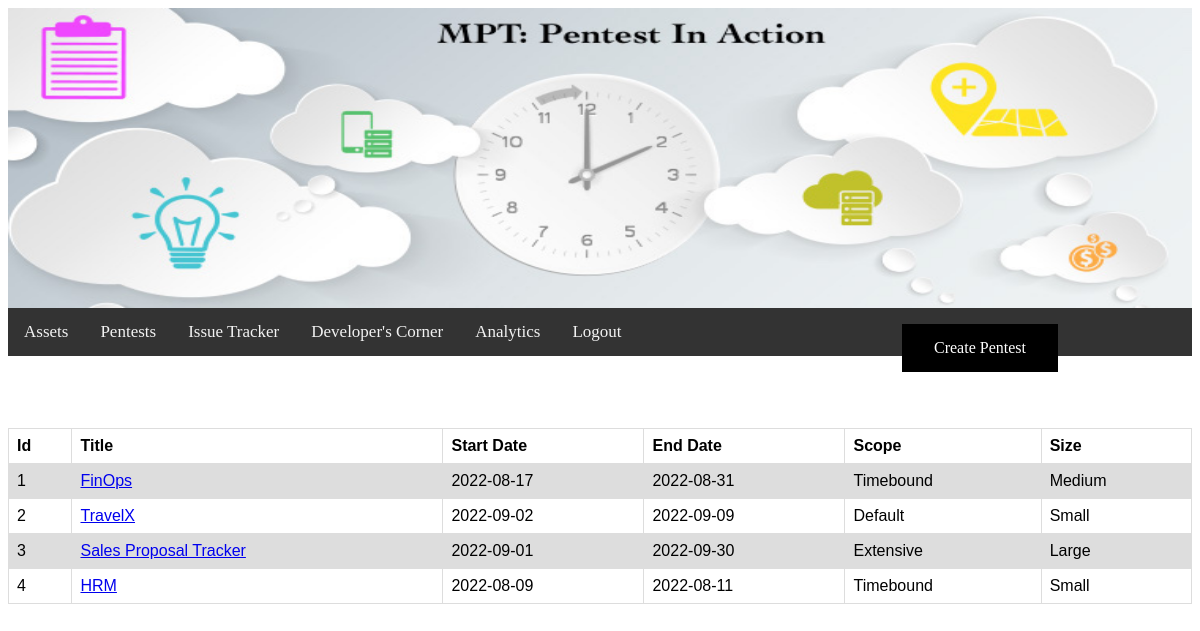
Page /pentest.php (signed in) on the committed database.
### tables this page shows
CREATE TABLE `pentest` (
  `id` int(11) NOT NULL,
  `assetname` text NOT NULL,
  `targets` longtext NOT NULL,
  `type` text NOT NULL,
  `focus` text NOT NULL,
  `creds` text NOT NULL,
  `roles` text NOT NULL,
  `notes` longtext NOT NULL,
  `tech` text NOT NULL,
  `env` text NOT NULL,
  `whitelisting` text NOT NULL,
  `sens` text NOT NULL,
  `startdate` date NOT NULL,
  `enddate` date NOT NULL,
  `scope` text NOT NULL,
  `size` text NOT NULL
);

### pentest.php (the view, shortened to what this page needs)
<?php
   include('config.php');
$query = "select assetname,startdate,enddate,scope,size from pentest";
$prepared = $db->prepare($query);
$prepared->execute();
$result = $prepared->get_result();
?>
<html>
   <head>
	<img src="header.jpg" style="width:100%;height:300px;">
   </head>
</head>
   <body>
	  <div class="navbar">
  <a href="assets.php">Assets</a>
	<a href="pentest.php">Pentests</a>
     <a href="tracker.php">Issue Tracker</a>
  <a href="devloper.php">Developer's Corner</a>
   <a href="analytics.php">Analytics</a>
   <a href="logout.php">Logout</a>
	</div>
 <br/> <br/> <br/><br/>
<a href="createpentest.php" class="button button1">Create Pentest</a>
     <table>
  <tr>
   <th>Id</th>
    <th>Title</th>
    <th>Start Date</th>
    <th>End Date</th>
    <th>Scope</th>
    <th>Size</th>
 </tr>
  <?php
  if ($result->num_rows > 0){
   $sn=1;
   while($data = $result->fetch_assoc())
   { ?>
  <tr>
    <td><?php echo $sn; ?></td>
    <td onclick="location.href='./pentestinfo.php?title=<?php echo $data['assetname']; ?>'"><a href="./pentestinfo.php?title=<?php echo $data['assetname']; ?>"><?php echo $data['assetname']; ?></a></td>
   <td><?php echo $data['startdate']; ?></td>
    <td><?php echo $data['enddate']; ?></td>
     <td><?php echo $data['scope']; ?></td>
     <td><?php echo $data['size']; ?></td>
      </tr>
      <?php
      $sn++;}
   } else {
      ?>
     <td colspan="8">No data found</td>
    </tr>
 <?php } ?>
</table>
</body>
</html>

### pentest.php (style rules this page uses)
.navbar a { float: left; display: block; color: #f2f2f2; text-align: center; padding: 14px 16px; text-decoration: none; font-size: 17px; }
.navbar { overflow: hidden; background-color: #333; top: 0; width: 100%; }
.button { border: snow; color: white; padding: 15px 32px; text-align: center; text-decoration: none; display: inline-block; font-size: 16px; margin: 4px 2px; cursor: pointer; top: 40%; left: 75%; position: absolute; }
.button1 { background-color: black; }
table { font-family: arial, sans-serif; border-collapse: collapse; width: 100%; }
td, th { border: 1px solid #dddddd; text-align: left; padding: 8px; }
tr:nth-child(even) { background-color: #dddddd; }

### rows in the picture
pentest: assetname "FinOps", startdate "2022-08-17", enddate "2022-08-31", scope "Timebound", size "Medium"
pentest: assetname "TravelX", startdate "2022-09-02", enddate "2022-09-09", scope "Default", size "Small"
pentest: assetname "Sales Proposal Tracker", startdate "2022-09-01", enddate "2022-09-30", scope "Extensive", size "Large"
pentest: assetname "HRM", startdate "2022-08-09", enddate "2022-08-11", scope "Timebound", size "Small"
